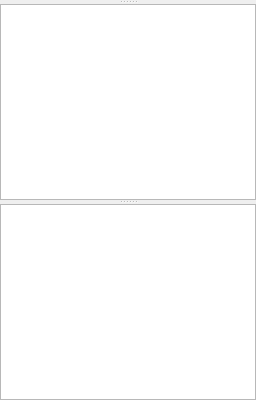
     <widget class="QSplitter" name="splitter">
      <property name="orientation">
       <enum>Qt::Vertical</enum>
      </property>
      <widget class="QTableWidget" name="ElementListWidget">
       <property name="maximumSize">
        <size>
         <width>0</width>
         <height>0</height>
        </size>
       </property>
       <property name="columnCount">
        <number>2</number>
       </property>
       <attribute name="horizontalHeaderVisible">
        <bool>false</bool>
       </attribute>
       <attribute name="horizontalHeaderStretchLastSection">
        <bool>false</bool>
       </attribute>
       <attribute name="verticalHeaderVisible">
        <bool>false</bool>
       </attribute>
       <column>
        <property name="text">
         <string>Survey</string>
        </property>
       </column>
       <column>
        <property name="text">
         <string>Species</string>
        </property>
       </column>
      </widget>
      <widget class="QTableWidget" name="tableWidget">
       <property name="sizePolicy">
        <sizepolicy hsizetype="Expanding" vsizetype="Expanding">
         <horstretch>0</horstretch>
         <verstretch>0</verstretch>
        </sizepolicy>
       </property>
       <property name="minimumSize">
        <size>
         <width>0</width>
         <height>0</height>
        </size>
       </property>
       <property name="maximumSize">
        <size>
         <width>16777215</width>
         <height>16777215</height>
        </size>
       </property>
       <attribute name="horizontalHeaderVisible">
        <bool>false</bool>
       </attribute>
       <attribute name="horizontalHeaderStretchLastSection">
        <bool>false</bool>
       </attribute>
       <attribute name="verticalHeaderStretchLastSection">
        <bool>false</bool>
       </attribute>
       <column>
        <property name="text">
         <string>Selected</string>
        </property>
       </column>
       <column>
        <property name="text">
         <string>Name</string>
        </property>
       </column>
      </widget>
      <widget class="QListWidget" name="listWidget">
       <property name="contextMenuPolicy">
        <enum>Qt::ActionsContextMenu</enum>
       </property>
       <property name="alternatingRowColors">
        <bool>true</bool>
       </property>
      </widget>
     </widget>
